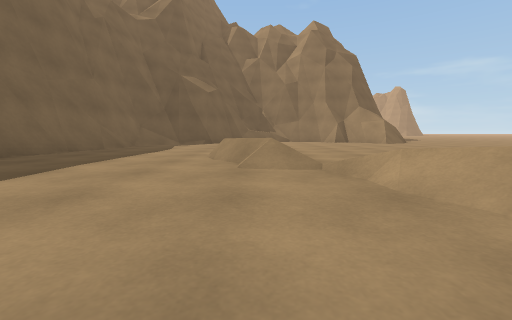
view 1 (above)

17 first-person views from a walk through a scene from a Unity 3-D project. The camera is 0.61 m above the floor, tilts 6° down and sees 90° across. The floor is counted in squares, 1 m on a side. Each view is taken from the middle of a square. On the plan, view 1 faces up. The plan holds only what a view shows up to about 9 squares ahead; the rest is blank. The place goes on beyond the plan.

view 2
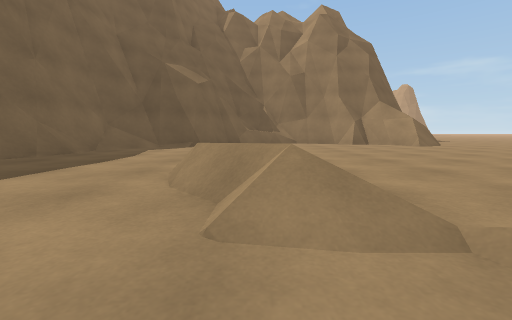

view 3
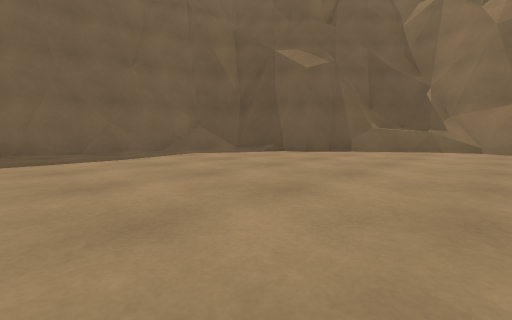

view 4
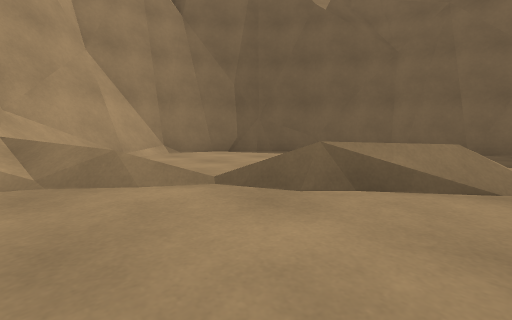

view 5
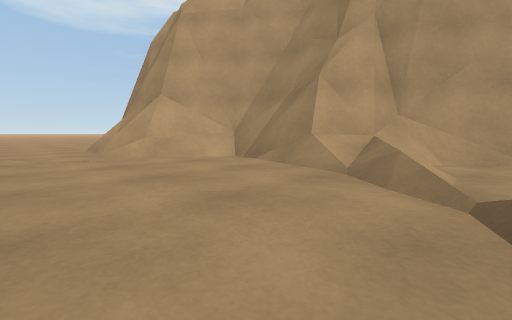

view 6
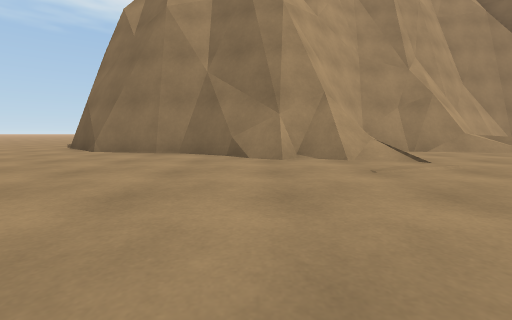

view 7
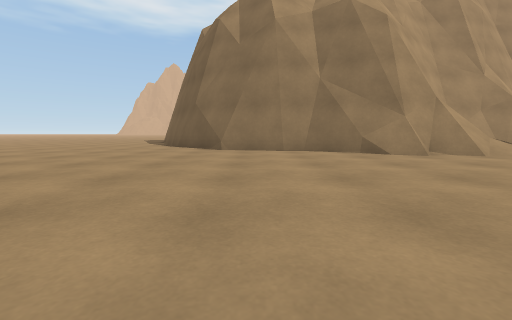

view 8
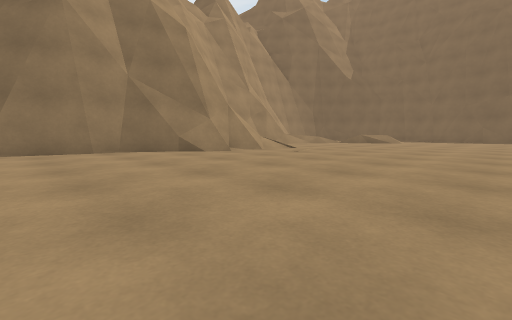

view 9
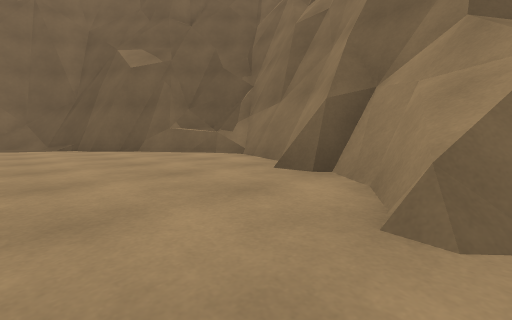

view 10
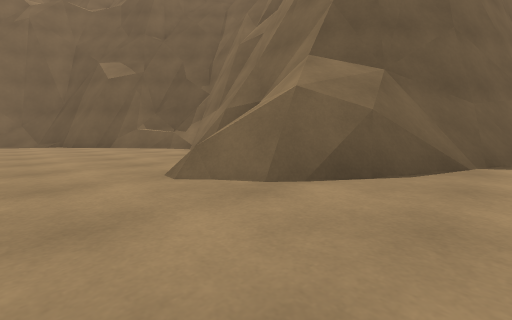

view 11
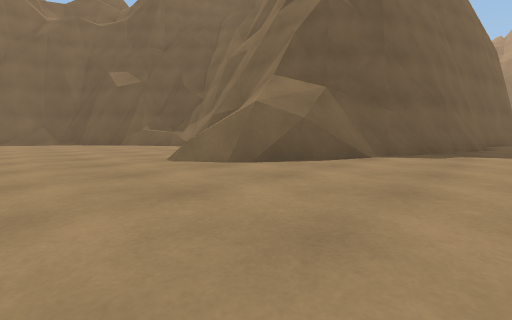

view 12
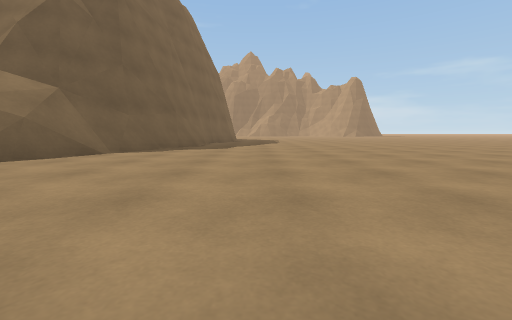

view 13
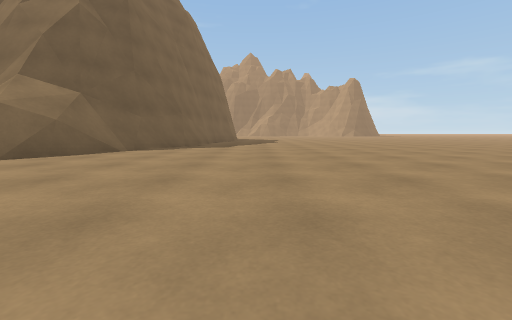

view 14
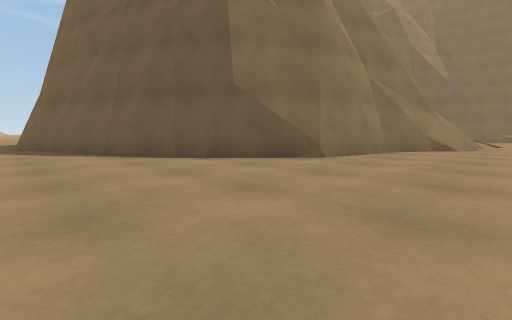

view 15
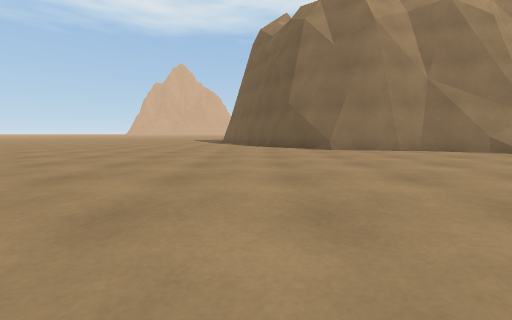

view 16
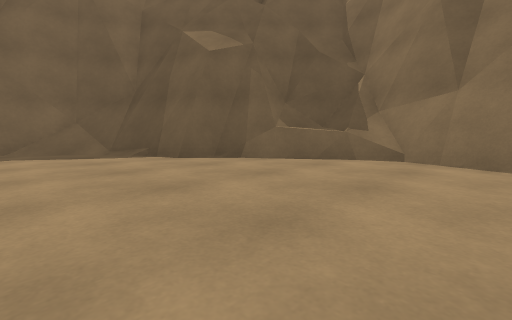

view 17
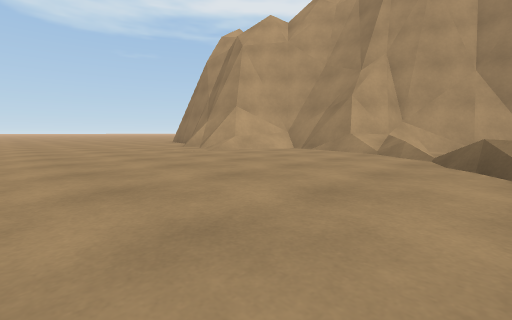

### Floor plan
Key: @ floor where view 1 was taken; # wall or solid block; . floor; / step, stairs or slope; = window, fence, low wall or low ledge; ^ raised ledge; v drop or lower ground.
Columns run from 6 left of view 1 to 22 right of it. Each row starts with its distance up from view 1.
 20               ^###...........
 19       ######^^###............
 18       ##^###=///#............
 17     ###....##v/##............
 16    ###.......=/#............
 15 #####........./............
 14 #=........................
 13 #........................
 12 #....................... .
 11 #...........................
 10 #...........................
  9 #............................
  8 #............................
  7 #..../.......................
  6 #..../=......................
  5 #...../=....../==............
  4 #......//..../=####..........
  3 ##......////./########.......
  2  ##.....//######     ###.....
  1   ##..../#####         ##....
  0    ##.@###              ##...
 -1     ####                 #...
 -2                          ##..
 -3                           #..
 -4                           #..
 -5                           ##.
 -6                            #.

Positions as (right, up) in squares from view 1, and headings:
1: (0, 0), facing up
2: (0, 3), facing up
3: (3, 8), facing up-left
4: (3, 7), facing down-left
5: (1, 7), facing down-right
6: (11, 11), facing down
7: (15, 12), facing down
8: (16, 12), facing down-left
9: (8, 13), facing up-left
10: (11, 13), facing up-left
11: (13, 12), facing up-left
12: (15, 11), facing up
13: (15, 10), facing up
14: (22, 6), facing down-left
15: (19, 12), facing down
16: (4, 12), facing up-left
17: (0, 11), facing down-right
